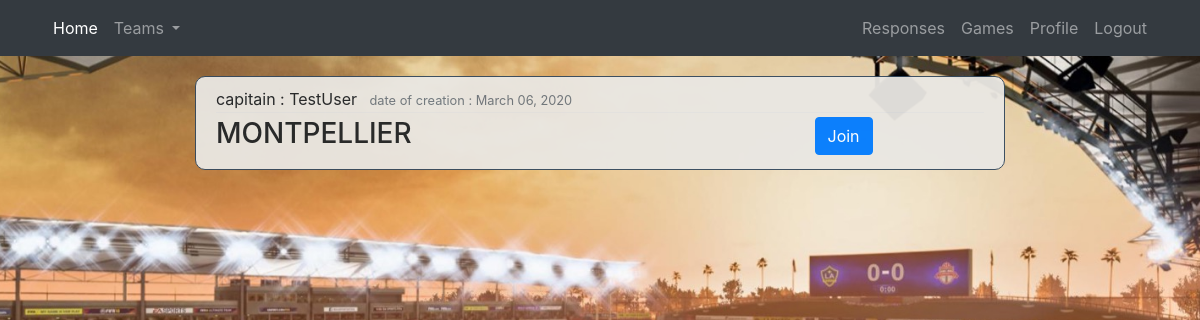
Page /team/10/ (signed in) on the committed database.
### account/models.py (models this page shows, shortened)
class Team (models.Model):
	libelle_team = models.CharField(max_length=30, unique=True)
	nb_players_max = models.PositiveIntegerField(null=True)
	nb_players = models.PositiveIntegerField(null=True)
	date_creation = models.DateTimeField(verbose_name='date creation', auto_now=True)
	creator = models.ForeignKey(Account, on_delete=models.CASCADE)

class Account(AbstractBaseUser):
	username = models.CharField(max_length=30, unique=True)
	first_name = models.CharField(max_length=30, unique=False)
	last_name = models.CharField(max_length=30, unique=False)
	email = models.EmailField(verbose_name="email", max_length=60, unique=True)
	is_captain = models.BooleanField(default=False)
	city = models.CharField(max_length=30)
	numTel = models.CharField(max_length=10, unique=True)
	image = models.ImageField(default='default.jpg', upload_to='profile_pics')
	date_joined = models.DateTimeField(verbose_name='date joined', auto_now_add=True)
	last_login = models.DateTimeField(verbose_name='last login', auto_now=True)
	is_admin = models.BooleanField(default=False)
	is_active = models.BooleanField(default=True)
	is_staff = models.BooleanField(default=False)
	is_superuser = models.BooleanField(default=False)
	USERNAME_FIELD = 'email'
	REQUIRED_FIELDS = ['username','first_name','last_name','is_captain', 'city', 'numTel']
	objects = MyAccountManager()
	def __str__(self):
		return self.username

### account/views.py (the view, shortened to what this page needs)
# urls.py: path('team/<int:pk>/',JoinTeam , name='join_team'),
@login_required
def JoinTeam(request, pk):
	team = Team.objects.get(id=pk)
	player = Account.objects.get(id= request.user.id)
	context={'team' : team, 'player' : player }
	return render(request, 'account/join_team.html', context)

### account/templates/account/join_team.html (shortened to what this page needs)
{% extends "project/base.html" %}
{% block content %}
<article class="media content-section">
	<div class="media-body">
		<div class="article-metadata">
			<a class="mr-2">capitain : {{ team.creator }}</a>
			<small class="text-muted">date of creation : {{ team.date_creation|date:"F d, Y"}}</small>
		</div>
		<div class="row">
			<div class="col-md-6">
				<h3><a class="article-title">{{ team.libelle_team }}</a></h3>
			</div>
			<div class="col-md-3"></div>
			<div class="col-md-3">
				<form method="POST">
					<div class="button-accept">
						<input class="btn btn-primary" type="submit" value="Join">
					</div>
				</form>
			</div>
		</div>
	</div>
</article>
{% endblock content %}

### project/static/project/main3.css (style rules this page uses)
body { background-image: url("./home-image2.jpg"); background-attachment: fixed; background-position: center; background-repeat: no-repeat; background-size: cover; }
.content-section { background: #E9E7E3 ; opacity: 0.95; margin-right: 150px; margin-left: 150px; padding: 10px 20px; border : 1px solid #34495E; border-radius: 10px; margin-bottom: 20px; margin-top: 20px; }
.button-accept { margin-right: 20px; }
.article-title { color: #444444; }
.article-metadata { padding-bottom: 1px; margin-bottom: 4px; border-bottom: 1px solid #e3e3e3 }

### rows in the picture
Team: creator "TestUser", date_creation "March 06, 2020", libelle_team "MONTPELLIER"
